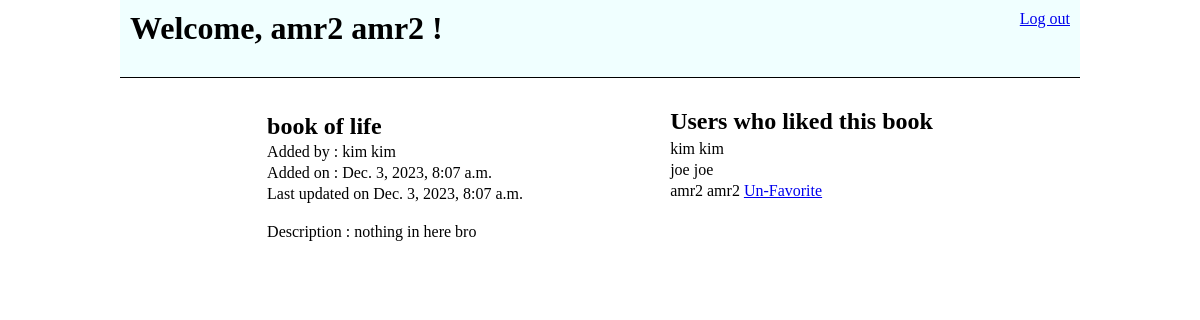
/book_details/6 (signed in), run on the app's committed database.
### favorite_books_app/models.py (models this page shows)
class User(models.Model):
    first_name = models.CharField(max_length=45)
    last_name = models.CharField(max_length=45)
    email_address = models.CharField(max_length = 45)
    password = models.CharField(max_length=100)
    created_at = models.DateTimeField(auto_now_add=True)
    updated_at = models.DateTimeField(auto_now=True)
    objects = usermanager()

class Book(models.Model):
    title = models.CharField(max_length=45)
    desc = models.TextField(null=True)
    created_at = models.DateTimeField(auto_now_add=True)
    updated_at = models.DateTimeField(auto_now=True)
    fav_users = models.ManyToManyField(User, related_name='fav_books')
    my_user = models.ForeignKey(User, related_name='books', on_delete=models.CASCADE )
    objects = bookmanager()

### favorite_books_app/views.py (the view)
# urls.py: path('book_details/<id>',views.book_details),
def book_details(request,id):
    content = {
        'book': Book.objects.get(id = id),
        'fav_users':User.objects.filter(fav_books = Book.objects.get(id = id)),
        'current_user' : User.objects.get(id = request.session['id']),
    }
    return render(request,'book_details.html',content)

### favorite_books_app/templates/book_details.html (shortened to what this page needs)
<!DOCTYPE html>
<html lang="en">
<head>
    {% load static %}
    <link rel="stylesheet" href="{% static 'CSS/style.css' %}">
</head>
<body>
    <div class="container">
        <div class="header">
            <h1>Welcome, {{current_user.first_name}} {{current_user.last_name}} !</h1>
            <a href="/logout">Log out</a>
        </div>
        <div class="mid">
            <div class="left_panel">
                <ul id="book_details">
                    {% if book.my_user == current_user %}
                    <form action="/update/{{book.id}}" method="post">{% csrf_token %}
                        <input type="text" name="title" id="title" class="field" value="{{book.title}}">
                        {% else %}
                        <li>
                            <h2>{{book.title}}</h2>
                        </li>
                        {% endif %}
                        <li>Added by : {{book.my_user.first_name}} {{book.my_user.last_name}}</li>
                        <li>Added on : {{book.created_at}}</li>
                        <li>Last updated on {{book.updated_at}}</li>
                        <li>Description :
                            {% if book.my_user == current_user %}
                            <textarea name="desc" id="desc" cols="30" rows="10" class="field"
                                placeholder="{{book.desc}}" value="{{book.desc}}"></textarea>
                            <div class="submit_delete">
                                <input type="submit" name="submit" class="button">
                    </form>
                    <form action="/delete/{{book.id}}" method="post">{% csrf_token %}
                        <input type="submit" name="Delete" id="delete" class="button" value="Delete">
                    </form>
            </div>
            {% else %}
            {{book.desc}}
            {% endif %}
            </li>
            </ul>
        </div>
        <div class="right_panel">
            <h2>Users who liked this book</h2>
            <ul>
                {% for user in fav_users %}
                <li>{{user.first_name}} {{user.last_name}}
                    {% if user == current_user and book in current_user.fav_books.all %}
                    <a href="/unfavorite/{{book.id}}">Un-Favorite</a>
                    {% endif %}
                </li>
                {% endfor %}
            </ul>
        </div>
    </div>
    </div>
</body>
</html>

### favorite_books_app/static/CSS/style.css (style rules this page uses)
* { padding: 0; margin: 0; border: 0; outline: 0; }
.container { margin: 0 auto; padding:0px 10%; }
.container .header { display: flex; justify-content: space-between; padding: 10px 10px 30px 10px; border-bottom: 1px solid black; background-color:azure; }
.mid { padding-top: 30px; display: flex; align-items: flex-start; justify-content: space-evenly; margin-bottom: 30px; }
.left_panel, .right_panel { display: flex; flex-direction: column; align-items: stretch; justify-content: space-between; }
ul { margin: 2px 0px; list-style: none; }
ul li { margin: 3px 0; }
#book_details li:last-child { margin-top: 20px; display: flex; flex-direction: column; gap: 10px; }

### data on the page
User: first_name "amr2", last_name "amr2"
Book: title "book of life", my_user.first_name "kim", my_user.last_name "kim", created_at "Dec. 3, 2023, 8:07 a.m.", updated_at "Dec. 3, 2023, 8:07 a.m.", desc "nothing in here bro"
User: first_name "kim", last_name "kim"
User: first_name "joe", last_name "joe"
